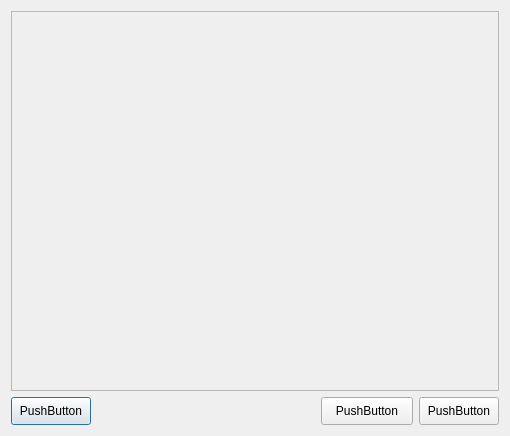
<?xml version="1.0" encoding="UTF-8"?>
<ui version="4.0">
 <class>model_wizzard</class>
 <widget class="QDialog" name="model_wizzard">
  <property name="geometry">
   <rect>
    <x>0</x>
    <y>0</y>
    <width>510</width>
    <height>436</height>
   </rect>
  </property>
  <property name="windowTitle">
   <string>Dialog</string>
  </property>
  <layout class="QVBoxLayout" name="verticalLayout_2">
   <item>
    <layout class="QVBoxLayout" name="verticalLayout">
     <item>
      <widget class="QFrame" name="frame">
       <property name="frameShape">
        <enum>QFrame::StyledPanel</enum>
       </property>
       <property name="frameShadow">
        <enum>QFrame::Raised</enum>
       </property>
      </widget>
     </item>
     <item>
      <layout class="QHBoxLayout" name="horizontalLayout_2">
       <property name="sizeConstraint">
        <enum>QLayout::SetDefaultConstraint</enum>
       </property>
       <item>
        <widget class="QPushButton" name="pushButton">
         <property name="sizePolicy">
          <sizepolicy hsizetype="Minimum" vsizetype="Fixed">
           <horstretch>0</horstretch>
           <verstretch>0</verstretch>
          </sizepolicy>
         </property>
         <property name="maximumSize">
          <size>
           <width>16777215</width>
           <height>28</height>
          </size>
         </property>
         <property name="text">
          <string>PushButton</string>
         </property>
        </widget>
       </item>
       <item>
        <spacer name="horizontalSpacer">
         <property name="orientation">
          <enum>Qt::Horizontal</enum>
         </property>
         <property name="sizeHint" stdset="0">
          <size>
           <width>40</width>
           <height>20</height>
          </size>
         </property>
        </spacer>
       </item>
       <item>
        <layout class="QHBoxLayout" name="horizontalLayout">
         <item>
          <widget class="QPushButton" name="pushButton_3">
           <property name="sizePolicy">
            <sizepolicy hsizetype="Minimum" vsizetype="Fixed">
             <horstretch>0</horstretch>
             <verstretch>0</verstretch>
            </sizepolicy>
           </property>
           <property name="minimumSize">
            <size>
             <width>92</width>
             <height>28</height>
            </size>
           </property>
           <property name="maximumSize">
            <size>
             <width>16777215</width>
             <height>28</height>
            </size>
           </property>
           <property name="text">
            <string>PushButton</string>
           </property>
          </widget>
         </item>
         <item>
          <widget class="QPushButton" name="pushButton_2">
           <property name="sizePolicy">
            <sizepolicy hsizetype="Minimum" vsizetype="Fixed">
             <horstretch>0</horstretch>
             <verstretch>0</verstretch>
            </sizepolicy>
           </property>
           <property name="maximumSize">
            <size>
             <width>16777215</width>
             <height>28</height>
            </size>
           </property>
           <property name="text">
            <string>PushButton</string>
           </property>
          </widget>
         </item>
        </layout>
       </item>
      </layout>
     </item>
    </layout>
   </item>
  </layout>
 </widget>
 <resources/>
 <connections/>
</ui>
